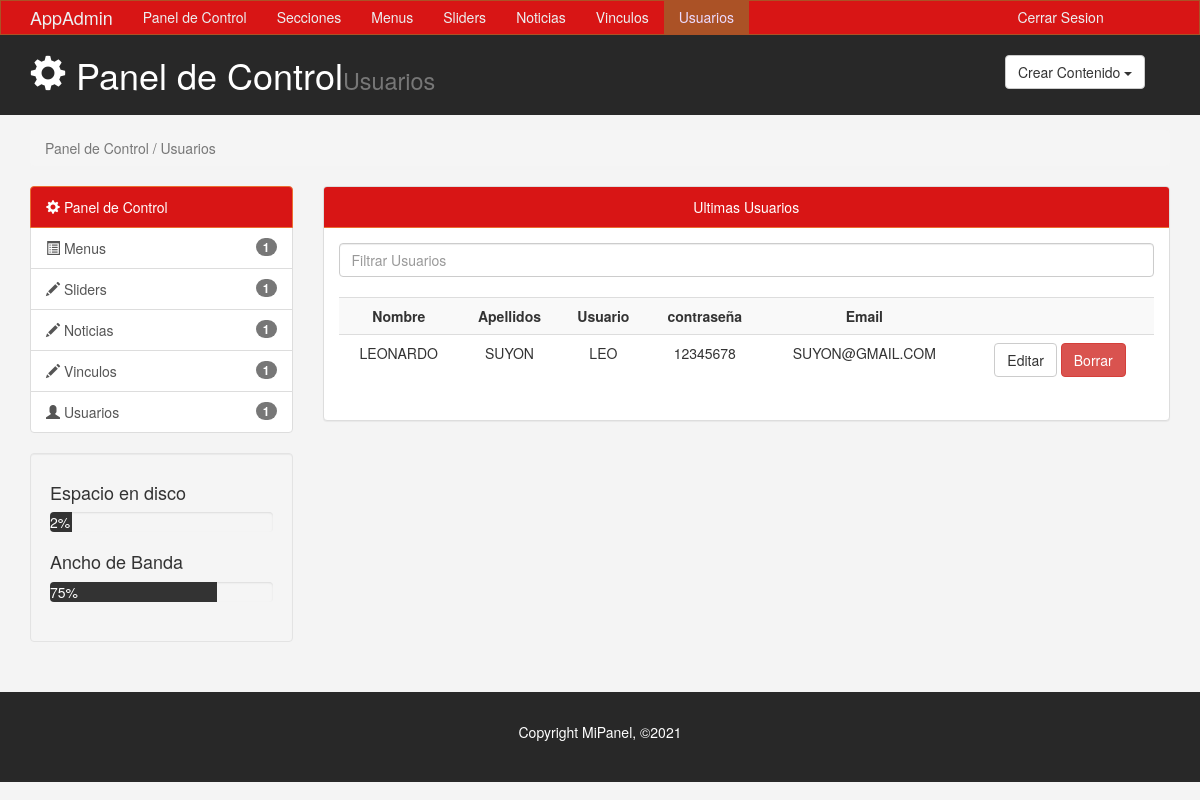
The page /admin3/usuarios.php on the database its author committed.
### tables this page shows
CREATE TABLE `usuario` (
  `User_id` int(11) NOT NULL,
  `User_nombres` varchar(125) DEFAULT NULL,
  `User_apellidos` varchar(255) DEFAULT NULL,
  `User_usuario` varchar(45) NOT NULL,
  `User_password` varchar(45) NOT NULL,
  `User_email` varchar(255) NOT NULL
);

### admin3/usuarios.php (the view, shortened to what this page needs)
<!DOCTYPE html>
<html lang="es">
  <head>
    <link href="css/bootstrap.min.css" rel="stylesheet">
       <link rel="stylesheet" type="text/css" href="js/select2/css/select2.css">
    <link rel="stylesheet" type="text/css" href="css/estilos.css">
    <link rel="stylesheet" type="text/css" href="js/alertifyjs/css/alertify.css">
    <link rel="stylesheet" type="text/css" href="js/alertifyjs/css/themes/default.css">
  </head>
  <body>
    <nav class="navbar navbar-default">
      <div class="container">
        <div class="navbar-header">
          <a class="navbar-brand" href="#">AppAdmin</a>
        </div>
        <div id="navbar" class="collapse navbar-collapse">
          <ul class="nav navbar-nav">
            <li><a href="index.html">Panel de Control</a></li>
            <li><a href="Secciones.php">Secciones</a></li>
            <li><a href="Menus.php">Menus</a></li>
            <li><a href="Slider.php">Sliders</a></li>
            <li><a href="Noticias.php">Noticias</a></li>
            <li><a href="Vinculos.php">Vinculos</a></li>
            <li class="active"><a href="usuarios.php">Usuarios</a></li>
            <li style="position: absolute;margin-left: 73%;"><a href="plogin.php">Cerrar Sesion</a></li>
          </ul>
        </div>
      </div>
    </nav>
<header id="header">
 <div class="container">
   <div class="row">
     <div class="col-md-10">
       <h1><span class="glyphicon glyphicon-cog"></span> Panel de Control<small>Usuarios</small></h1>
     </div>
     <div class="col-md-2">
        <div class="dropdown crear">
            <button class="btn btn-default dropdown-toggle" type="button" id="dropdownMenu1" data-toggle="dropdown" aria-haspopup="true" aria-expanded="true">
              Crear Contenido
              <span class="caret"></span>
            </button>
      </div>
     </div>
   </div>
 </div>
</header>
<section id="breadcrumb">
  <div class="container">
    <ol class="breadcrumb">
      <li class="active">Panel de Control / Usuarios</li>
    </ol>
  </div>
</section>
<section id="main">
  <div class="container">
    <div class="row">
      <div class="col-md-3">
        <div class="list-group">
          <a href="#" class="list-group-item active color-principal">
            <span class="glyphicon glyphicon-cog"></span> Panel de Control
          </a>
          <a href="paginas.html" class="list-group-item"><span class="glyphicon glyphicon-list-alt"></span> Menus <span class="badge">1</span></a>
          <a href="entradas.html" class="list-group-item"><span class="glyphicon glyphicon-pencil"></span> <span class="badge">1</span> Sliders</a>
          <a href="entradas.html" class="list-group-item"><span class="glyphicon glyphicon-pencil"></span> <span class="badge">1</span> Noticias</a>
          <a href="entradas.html" class="list-group-item"><span class="glyphicon glyphicon-pencil"></span> <span class="badge">1</span> Vinculos</a>
          <a href="usuarios.html" class="list-group-item"><span class="glyphicon glyphicon-user"></span> <span class="badge">1</span> Usuarios</a>
        </div>
        <div class="well">
          <h4>Espacio en disco</h4>
          <div class="progress">
            <div class="barra-progreso" role="progressbar" aria-valuenow="60" aria-valuemin="0" aria-valuemax="100" style="width: 10%;"> 2%
            </div>
          </div>
          <h4>Ancho de Banda</h4>
          <div class="progress">
            <div class="barra-progreso" role="progressbar" aria-valuenow="75" aria-valuemin="0" aria-valuemax="100" style="width: 75%;"> 75%
            </div>
          </div>
        </div>
      </div>
     <div class="col-md-9 text-center">
      <div class="panel panel-default">
          <div class="panel-heading">Ultimas Usuarios</div>
          <div class="panel-body">
            <div class="row">
              <div class="col-md-12">
                <input type="text" class="form-control" placeholder="Filtrar Usuarios">
              </div>
              </div>
              <br>
              <?php
                      include("contolador/conexion.php");
                      $solicitud="SELECT * FROM usuario";
                      $resultado=mysqli_query($conexion,$solicitud);
              ?>
                      <table class='table table-striped table-hover'>
                      <tr>
                      <th  style="text-align: center;">Nombre</th>
                      <th  style="text-align: center;">Apellidos</th>
                      <th  style="text-align: center;">Usuario</th>
                      <th style="text-align: center;">contraseña</th>
                      <th style="text-align: center;">Email</th>
                      <th></th>
                      </tr>
                  <?php
                      while ($fila = mysqli_fetch_row($resultado)) {
                        $datos=$fila[0]."||".
                        $fila[1]."||".
                        $fila[2]."||".
                        $fila[3]."||".
                        $fila[4]."||".
                        $fila[5];
                        ?>
                       <tr>
                        <td ><?php echo $fila[1] ?></td>
                        <td ><?php echo $fila[2] ?></td>
                        <td ><?php echo $fila[3] ?></td>
                        <td ><?php echo $fila[4] ?></td>
                        <td ><?php echo $fila[5] ?></td>
                        <td><button class="btn btn-default" data-toggle="modal" data-target="#editarUsuario" onclick="llenarModal_actualizar('<?php echo $datos ?>')" >Editar</button>
                        <a class="btn btn-danger" onclick="preguntarSiNo('<?php echo $fila[0] ?>')">Borrar </a> </td>
                        </tr>
                        <?php
                      }
                      ?>
                      </table>
          </div>
        </div>
     </div>
    </div>
  </div>
</section>
<footer id="footer">
  <p> Copyright MiPanel, &copy;2021</p>
</footer>
  </body>
</html>

### admin3/css/estilos.css (style rules this page uses)
body { background: #f4f4f4; }
.navbar { min-height: 33px; margin-bottom: 0; border-radius: 0; }
.navbar-nav > li > a , .navbar-brand { padding-top: 6px !important; padding-bottom: 0 !important; height: 33px; }
.navbar-default { background-color:#D81515;; border-color: #ab5226; }
.navbar-default .navbar-brand { color: #ecf0f1; }
.navbar-default .navbar-nav > li > a { color: #ecf0f1; }
.navbar-default .navbar-nav > .active > a, .navbar-default .navbar-nav > .active > a:hover, .navbar-default .navbar-nav > .active > a:focus { color: #ecdbff; background-color: #ab5226; }
.navbar-default .navbar-collapse, .navbar-default .navbar-form { border-color: #ecf0f1; }
#header { background: #282828; color: #fff; padding-bottom: 10px; margin-bottom: 15px; }
#header .crear { padding-top: 20px; }
.color-principal, .panel-default > .panel-heading { background-color: #D81515 !important; border-color: #eb6f31 !important; color: #ffffff !important; }
.barra-progreso { background: #333333; color: #ffffff; }
#footer { background:#282828; color:white; text-align: center; padding: 30px; margin-top: 30px; }

### rows shown on the page
usuario: User_nombres "LEONARDO", User_apellidos "SUYON", User_usuario "LEO", User_password "12345678", User_email "SUYON@GMAIL.COM"
